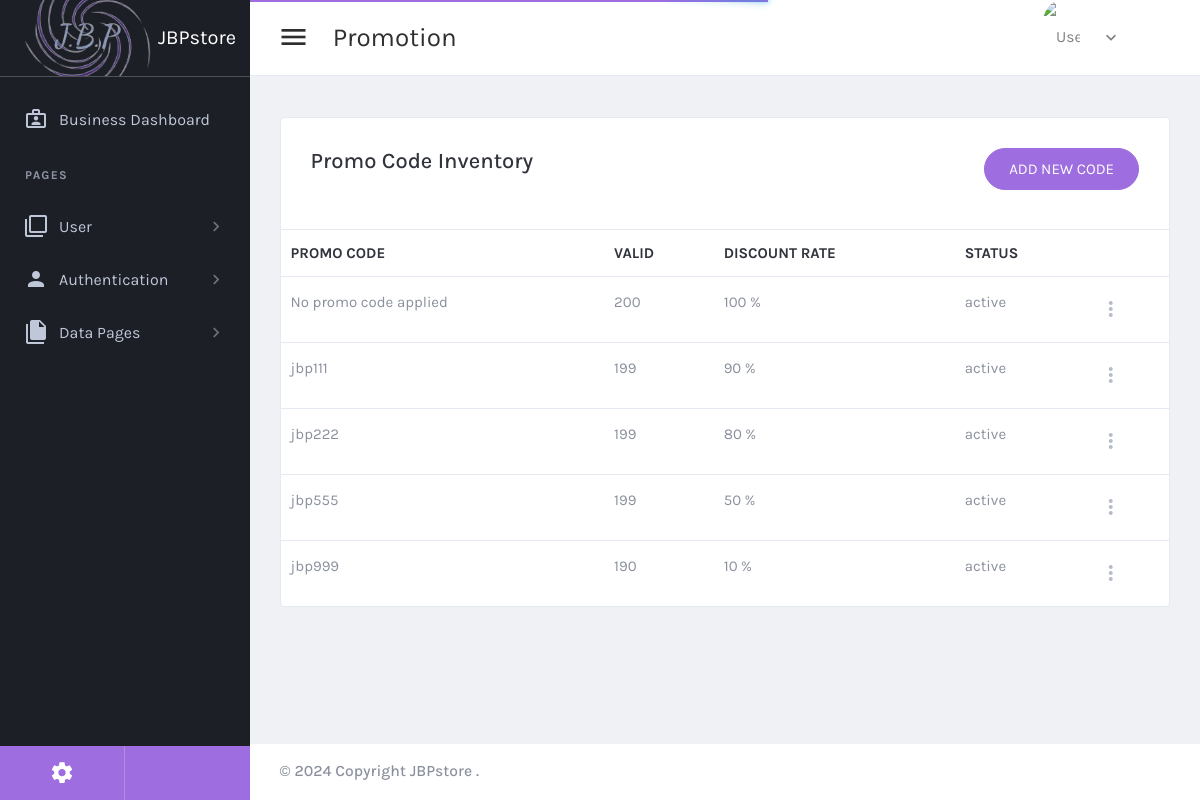
Page /admin/viewpromo.php on the committed database.
### tables this page shows
CREATE TABLE `promotion` (
  `code_id` int(11) NOT NULL,
  `code` text NOT NULL,
  `discount` double NOT NULL,
  `valid` int(11) NOT NULL DEFAULT 200,
  `status` text NOT NULL DEFAULT 'active'
);

### admin/viewpromo.php (the view, shortened to what this page needs)
<!DOCTYPE html>
<html lang="en" dir="ltr">
  <head>
  <link href="plugins/material/css/materialdesignicons.min.css" rel="stylesheet" />
  <link href="plugins/simplebar/simplebar.css" rel="stylesheet" />
  <link href="plugins/nprogress/nprogress.css" rel="stylesheet" />
  <link href="plugins/prism/prism.css" rel="stylesheet" />
  <link href="plugins/toaster/toastr.min.css" rel="stylesheet" />
  <link href="plugins/DataTables/DataTables-1.10.18/css/jquery.dataTables.min.css" rel="stylesheet" />
  <link id="main-css-href" rel="stylesheet" href="css/style.css" />
</head>
  <body class="navbar-fixed sidebar-fixed" id="body">
    <div class="wrapper">
         <aside class="left-sidebar sidebar-dark" id="left-sidebar">
          <div id="sidebar" class="sidebar sidebar-with-footer">
            <div class="app-brand">
              <a href="/FYP/admin/index.php?eml=<?php echo $emml ?>">
                <img src="images/jbplogo.png" alt=" JBPstore">
                <span class="brand-name"> JBPstore</span>
              </a>
            </div>
            <div class="sidebar-left" data-simplebar style="height: 100%;">
              <ul class="nav sidebar-inner" id="sidebar-menu">
                  <li>
                    <a class="sidenav-item-link" href="index.php?eml=<?php echo $emml ?>">
                      <i class="mdi mdi-briefcase-account-outline"></i>
                      <span class="nav-text">Business Dashboard</span>
                    </a>
                  </li>
                  <li class="section-title">
                    Pages
                  </li>
                  <li  class="has-sub" >
                    <a class="sidenav-item-link" href="javascript:void(0)" data-toggle="collapse" data-target="#users"
                      aria-expanded="false" aria-controls="users">
                      <i class="mdi mdi-image-filter-none"></i>
                      <span class="nav-text">User</span> <b class="caret"></b>
                    </a>
                  </li>
                  <li  class="has-sub" >
                    <a class="sidenav-item-link" href="javascript:void(0)" data-toggle="collapse" data-target="#authentication"
                      aria-expanded="false" aria-controls="authentication">
                      <i class="mdi mdi-account"></i>
                      <span class="nav-text">Authentication</span> <b class="caret"></b>
                    </a>
                  </li>
                  <li  class="has-sub" >
                    <a class="sidenav-item-link" href="javascript:void(0)" data-toggle="collapse" data-target="#other-page"
                      aria-expanded="false" aria-controls="other-page">
                      <i class="mdi mdi-file-multiple"></i>
                      <span class="nav-text">Data pages</span> <b class="caret"></b>
                    </a>
                  </li>
              </ul>
            </div>
            <div class="sidebar-footer">
              <div class="sidebar-footer-content">
                <ul class="d-flex">
                  <li>
                    <a href="user-account-settings.php?eml=<?php echo $emml ?>" data-toggle="tooltip" title="Profile settings"><i class="mdi mdi-settings"></i></a></li>
                </ul>
              </div>
            </div>
          </div>
        </aside>
      <div class="page-wrapper">
          <header class="main-header" id="header">
            <nav class="navbar navbar-expand-lg navbar-light" id="navbar">
              <button id="sidebar-toggler" class="sidebar-toggle">
              </button>
              <span class="page-title">Promotion</span>
              <div class="navbar-right ">
                <ul class="nav navbar-nav">
                  <?php
                      $connect= mysqli_connect("localhost","root","","jbp");
                      $ll="SELECT * from admin WHERE id = '$emml'";
                      $result = mysqli_query($connect, $ll);
                      $r=mysqli_fetch_assoc($result);
                      ?>
                  <li class="dropdown user-menu">
                    <button class="dropdown-toggle nav-link" data-toggle="dropdown">
                      <img src="<?php echo $r['img'] ?>" class="user-image rounded-circle" alt="User Image" />
                    </button>
                  </li>
                </ul>
              </div>
            </nav>
          </header>
        <div class="content-wrapper">
          <div class="content">
<div class="row">
    <div class="col-12">
        <div class="card card-default">
            <div class="card-header">
                <h2>Promo Code Inventory</h2>
                <a href="#" class="btn btn-primary btn-pill" data-toggle="modal" data-target="#modal-stock">Add New Code</a>
            </div>
  <br>
            <table id="productsTable" class="table table-hover table-product" style="width:100%">
                <thead>
                <tr>
                    <th>Promo Code</th>
                    <th>Valid</th>
                    <th>Discount Rate</th>
                    <th>Status</th>
                    <th></th>
                </tr>
                </thead>
                <tbody>
                <?php
               $sql = "SELECT * from promotion where status!='delete'";
               $result = mysqli_query($connect, $sql);
               while ($row = mysqli_fetch_assoc($result)) {
                ?>
                   <tr>
                       <td><?php echo $row['code']?></td>
                       <td><?php echo $row['valid']?></td>
                       <td><?php echo 100-$row['discount']*100 ?> %</td>
                       <td><?php echo $row['status'] ?></td>
                       <td>
                            <div class="dropdown">
                                <a class="dropdown-toggle icon-burger-mini" href="#" role="button" id="dropdownMenuLink"
                                    data-toggle="dropdown" aria-haspopup="true" aria-expanded="false" data-display="static">
                                </a>
                            </div>
                        </td>                   </tr>
                <?php }?>
                </tbody>
            </table>
        </div>
    </div>
</div>
        </div>
          <footer class="footer mt-auto">
            <div class="copyright bg-white">
              <p>
                &copy; <span id="copy-year"></span> Copyright  JBPstore   </a>.
              </p>
            </div>
          </footer>
      </div>
    </div>
  </body>
</html>

### rows in the picture
promotion: code "No promo code applied", valid "200", 100-$row['discount']*100 "100", status "active"
promotion: code "jbp111", valid "199", 100-$row['discount']*100 "90", status "active"
promotion: code "jbp222", valid "199", 100-$row['discount']*100 "80", status "active"
promotion: code "jbp555", valid "199", 100-$row['discount']*100 "50", status "active"
promotion: code "jbp999", valid "190", 100-$row['discount']*100 "10", status "active"
